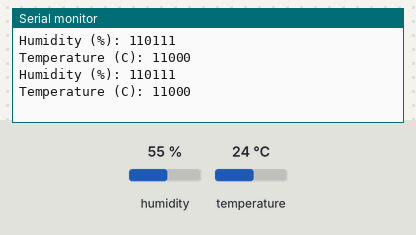
Recording of a sketch running on a simulated Arduino Uno, built with avr-gcc and run on an emulated ATmega328P. Parts: the last lines printed to the serial monitor. The inputs (shaded band) are chosen by the test bench; at power-on: humidity 55 %, temperature 24 °C.

Above: at 4.8 s.
4.9 s: humidity set to 22 %
At 9.5 s:
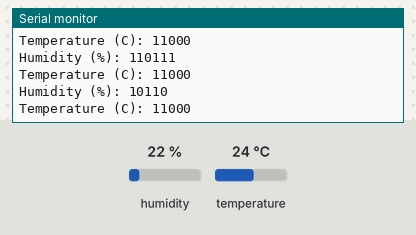
9.9 s: temperature set to 12 °C
At 13.4 s:
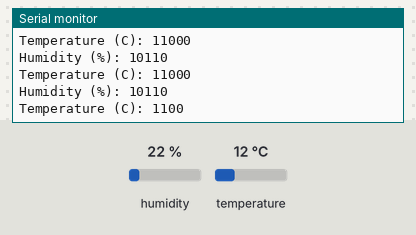
14.9 s: humidity set to 40 %
At 17.4 s:
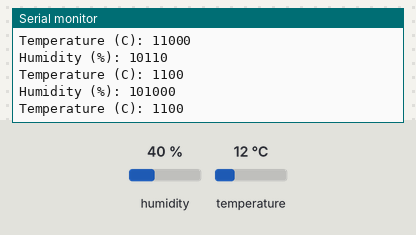
Timing chart, 0 to 18.9 s (numbered marks = the images above; inputs shaded):
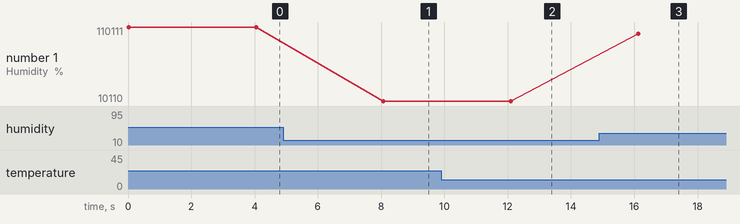

Measured:
- after the input at 4.9 s, the serial monitor: prints a new line after 3.2 s (image 1)
- after the input at 9.9 s, the serial monitor: prints a new line after 2.2 s (image 2)
- after the input at 14.9 s, the serial monitor: prints a new line after 1.2 s (image 3)
- plotted number 1: 110111 → 10110 after the input at 4.9 s, 10110 → 101000 after the input at 14.9 s

The sketch:

arduino2uiss.ino
```cpp
#include <dht11.h>

#define DHT11_PIN 2  // Define the DHT11 data pin

dht11 DHT11;

void setup() {
  // Initialize the serial communication at 9600 baud rate
  Serial.begin(9600);
}

void loop() {
  // Read the DHT11 sensor data
  int chk = DHT11.read(DHT11_PIN);

  // Print a new line for better readability
  Serial.println();

  // Check if the sensor data is valid
  if (chk == DHTLIB_OK) {
    // Print humidity
    Serial.print("Humidity (%): ");
    Serial.println(DHT11.humidity, 2);

    // Print temperature in Celsius
    Serial.print("Temperature (C): ");
    Serial.println(DHT11.temperature, 2);
  } else {
    // Handle error case
    Serial.print("Error reading DHT11: ");
    Serial.println(chk);
  }

  // Wait for 4 seconds before the next reading
  delay(4000);
}
```
